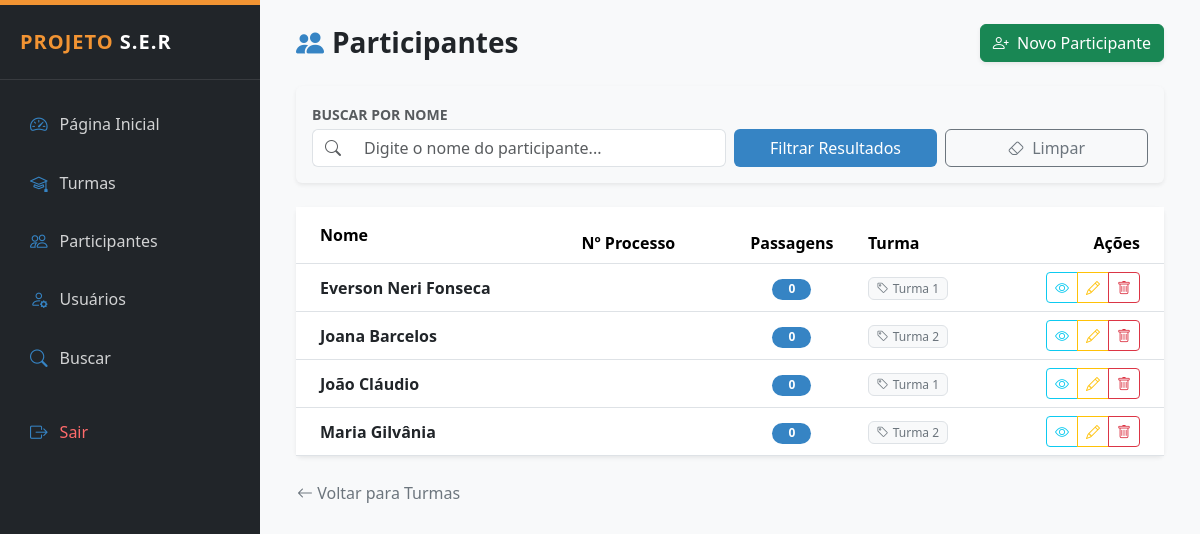
The page /public/participantes_lista.php (signed in) on the database as committed earlier.
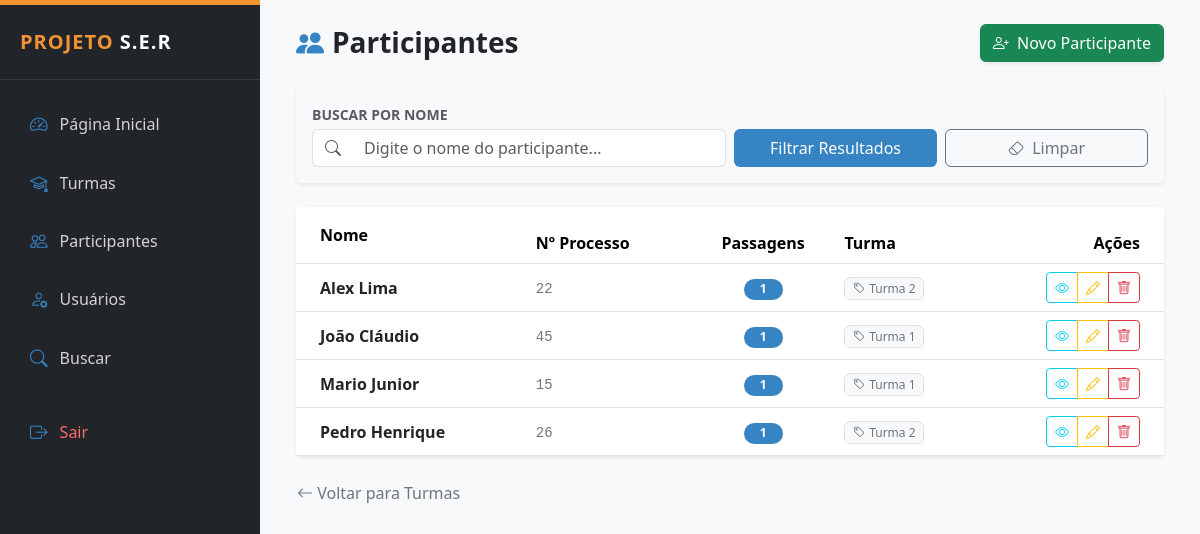
The same page on the database as committed later.
### tables this page shows
CREATE TABLE `participantes` (
  `id` int(11) NOT NULL,
  `nome` varchar(120) NOT NULL,
  `numero_processo` varchar(50) DEFAULT NULL,
  `cpf` varchar(11) DEFAULT NULL,
  `data_nascimento` date DEFAULT NULL,
  `telefone` varchar(20) DEFAULT NULL,
  `email` varchar(120) DEFAULT NULL,
  `endereco` varchar(150) DEFAULT NULL,
  `bairro` varchar(100) DEFAULT NULL,
  `turma_id` int(11) DEFAULT NULL,
  `observacoes` text DEFAULT NULL,
  `criado_em` timestamp NOT NULL DEFAULT current_timestamp(),
  `caso_id` int(11) DEFAULT NULL,
  `status` enum('ativo','inativo') DEFAULT 'ativo',
  `total_passagens` int(11) DEFAULT 0
);

CREATE TABLE `turmas` (
  `id` int(11) NOT NULL,
  `nome` varchar(120) NOT NULL,
  `descricao` text DEFAULT NULL,
  `responsavel` varchar(100) DEFAULT NULL,
  `data_inicio` date DEFAULT NULL,
  `data_fim` date DEFAULT NULL,
  `status` enum('ativa','encerrada') DEFAULT 'ativa',
  `criado_em` timestamp NOT NULL DEFAULT current_timestamp()
);

### public/participantes_lista.php (the view, shortened to what this page needs)
<?php
require_once __DIR__ . "/../config/conexao.php";
require_once __DIR__ . "/../layout/admin_header.php";
$turma_id = $_GET['turma_id'] ?? null;
$busca    = $_GET['busca'] ?? null;
$sql = "
    SELECT p.id, p.nome, p.numero_processo, p.total_passagens, p.observacoes, t.nome AS turma
    FROM participantes p
    JOIN turmas t ON t.id = p.turma_id
    WHERE 1=1
";
$params = [];
$sql .= " ORDER BY p.nome";
$stmt = $pdo->prepare($sql);
$stmt->execute($params);
$participantes = $stmt->fetchAll(PDO::FETCH_ASSOC);
?>
<div class="container-fluid">
    <div class="d-flex justify-content-between align-items-center mb-4">
        <div>
            <h3 class="fw-bold mb-0 text-dark">
                <i class="bi bi-people-fill me-2" style="color: var(--ser-blue);"></i>Participantes
            </h3>
        </div>
        <a href="participantes_cadastrar.php" class="btn btn-success shadow-sm">
            <i class="bi bi-person-plus me-1"></i> Novo Participante
        </a>
    </div>
    <div class="card card-filter border-0 shadow-sm mb-4">
        <div class="card-body">
            <form method="GET" class="row g-2 align-items-end">
                <div class="col-md-6">
                    <label class="small fw-bold text-muted mb-1">BUSCAR POR NOME</label>
                    <div class="input-group">
                        <span class="input-group-text bg-white border-end-0"><i class="bi bi-search text-muted"></i></span>
                        <input type="text" name="busca" class="form-control border-start-0"
                               placeholder="Digite o nome do participante..." value="<?= htmlspecialchars($busca ?? '') ?>">
                    </div>
                </div>
                <div class="col-md-3">
                    <button type="submit" class="btn btn-search w-100">
                        Filtrar Resultados
                    </button>
                </div>
                <div class="col-md-3">
                    <a href="participantes_lista.php" class="btn btn-outline-secondary w-100">
                        <i class="bi bi-eraser me-1"></i> Limpar
                    </a>
                </div>
            </form>
        </div>
    </div>
    <div class="card border-0 shadow-sm">
        <div class="card-body p-0">
            <div class="table-responsive">
                <table class="table table-hover align-middle mb-0">
                    <thead class="bg-light">
                        <tr>
                            <th class="ps-4 py-3">Nome</th>
                            <th>Nº Processo</th>
                            <th class="text-center">Passagens</th>
                            <th>Turma</th>
                            <th class="text-end pe-4">Ações</th>
                        </tr>
                    </thead>
                    <tbody>
                        <?php foreach ($participantes as $p): ?>
                        <tr>
                            <td class="ps-4">
                                <div class="fw-bold text-dark"><?= htmlspecialchars($p['nome']) ?></div>
                            </td>
                            <td><code class="text-secondary"><?= htmlspecialchars($p['numero_processo']) ?></code></td>
                            <td class="text-center">
                                <span class="badge rounded-pill badge-passagens px-3">
                                    <?= $p['total_passagens'] ?? 0 ?>
                                </span>
                            </td>
                            <td>
                                <span class="badge bg-light text-secondary border fw-normal">
                                    <i class="bi bi-tag me-1"></i><?= htmlspecialchars($p['turma']) ?>
                                </span>
                            </td>
                            <td class="text-end pe-4">
                                <div class="btn-group">
                                    <a href="participantes_detalhes.php?id=<?= $p['id'] ?>" class="btn btn-sm btn-outline-info" title="Ver Detalhes">
                                        <i class="bi bi-eye"></i>
                                    </a>
                                    <a href="participantes_editar.php?id=<?= $p['id'] ?>&turma_id=<?= $turma_id ?>" class="btn btn-sm btn-outline-warning" title="Editar">
                                        <i class="bi bi-pencil"></i>
                                    </a>
                                    <a href="participantes_excluir.php?id=<?= $p['id'] ?>&turma_id=<?= $turma_id ?>"
                                       class="btn btn-sm btn-outline-danger"
                                       onclick="return confirm('Deseja excluir este participante?')" title="Excluir">
                                        <i class="bi bi-trash"></i>
                                    </a>
                                </div>
                            </td>
                        </tr>
                        <?php endforeach; ?>
                    </tbody>
                </table>
            </div>
        </div>
    </div>
    <div class="mt-4 mb-5 d-flex justify-content-between">
        <a href="turmas_lista.php" class="btn btn-link text-decoration-none p-0 text-secondary">
            <i class="bi bi-arrow-left"></i> Voltar para Turmas
        </a>
    </div>
</div>
<?php require_once __DIR__ . '/../layout/admin_footer.php'; ?>

### layout/admin_header.php (shortened to what this page needs)
<!DOCTYPE html>
<html lang="pt-br">
<head>
    <link href="https://cdn.jsdelivr.net/npm/bootstrap@5.3.2/dist/css/bootstrap.min.css" rel="stylesheet">
    <link rel="stylesheet" href="https://cdn.jsdelivr.net/npm/bootstrap-icons@1.11.0/font/bootstrap-icons.css">
</head>
<body>
    <div class="d-flex">
        <div class="sidebar text-white shadow">
            <div class="brand-area">
                <h5 class="mb-0 fw-bold" style="letter-spacing: 1px;">
                    <span style="color: var(--ser-orange);">PROJETO</span> S.E.R
                </h5>
            </div>
            <ul class="nav flex-column">
                <li class="nav-item">
                    <a href="/programa-admin/public/dashboard.php" class="nav-link">
                        <i class="bi bi-speedometer2"></i> Página Inicial
                    </a>
                </li>
                <li class="nav-item">
                    <a href="/programa-admin/public/turmas_lista.php" class="nav-link">
                        <i class="bi bi-mortarboard"></i> Turmas
                    </a>
                </li>
                <li class="nav-item">
                    <a href="/programa-admin/public/participantes_lista.php" class="nav-link">
                        <i class="bi bi-people"></i> Participantes
                    </a>
                </li>
                <li class="nav-item">
                    <a href="/programa-admin/public/usuarios_lista.php" class="nav-link">
                        <i class="bi bi-person-gear"></i> Usuários
                    </a>
                </li>
                <li class="nav-item">
                    <a href="/programa-admin/public/busca.php" class="nav-link">
                        <i class="bi bi-search"></i> Buscar
                    </a>
                </li>
                <li class="nav-item mt-auto">
                    <a href="/programa-admin/public/logout.php" class="nav-link text-danger">
                        <i class="bi bi-box-arrow-right"></i> Sair
                    </a>
                </li>
            </ul>
        </div>
        <div class="flex-grow-1 p-4 bg-light">

### layout/admin_footer.php (shortened to what this page needs)
    </div>
</div>
</body>
</html>

### layout/admin_header.php (style rules this page uses)
:root { --ser-orange: #F29433; --ser-blue: #3684C4; --ser-wine: #A61C62; --ser-light: #f8f9fa; }
body { font-family: 'Segoe UI', Tahoma, Geneva, Verdana, sans-serif; background-color: var(--ser-light); }
.sidebar { width: 260px; min-height: 100vh; background-color: #212529; border-top: 5px solid var(--ser-orange); box-shadow: 2px 0 10px rgba(0,0,0,0.1); transition: all 0.3s; }
.sidebar .nav-link { color: rgba(255,255,255,0.8); padding: 12px 20px; border-radius: 8px; margin: 4px 10px; display: flex; align-items: center; transition: 0.2s; }
.sidebar .nav-link i { font-size: 1.1rem; margin-right: 12px; color: var(--ser-blue); }
.brand-area { padding: 25px 20px; border-bottom: 1px solid rgba(255,255,255,0.1); margin-bottom: 15px; }
.sidebar .text-danger { color: #ff6b6b !important; margin-top: 20px; }

### public/participantes_lista.php (style rules this page uses)
.table-responsive { overflow: visible !important; }
.badge-passagens { background-color: var(--ser-blue); }
.btn-search { background-color: var(--ser-blue); color: white; }
.card-filter { background-color: #f8f9fa; border: 1px solid #e9ecef; }

Rows that differ between the two databases and show on the page:
changed participantes: nome "Maria Gilvânia" → "Alex Lima"; numero_processo (not shown) → "22"; total_passagens "0" → "1"; moves up the list
changed participantes "João Cláudio": numero_processo (not shown) → "45"; total_passagens "0" → "1"; moves up the list
changed participantes: nome "Everson Neri Fonseca" → "Mario Junior"; numero_processo (not shown) → "15"; total_passagens "0" → "1"
changed participantes: nome "Joana Barcelos" → "Pedro Henrique"; numero_processo (not shown) → "26"; total_passagens "0" → "1"
